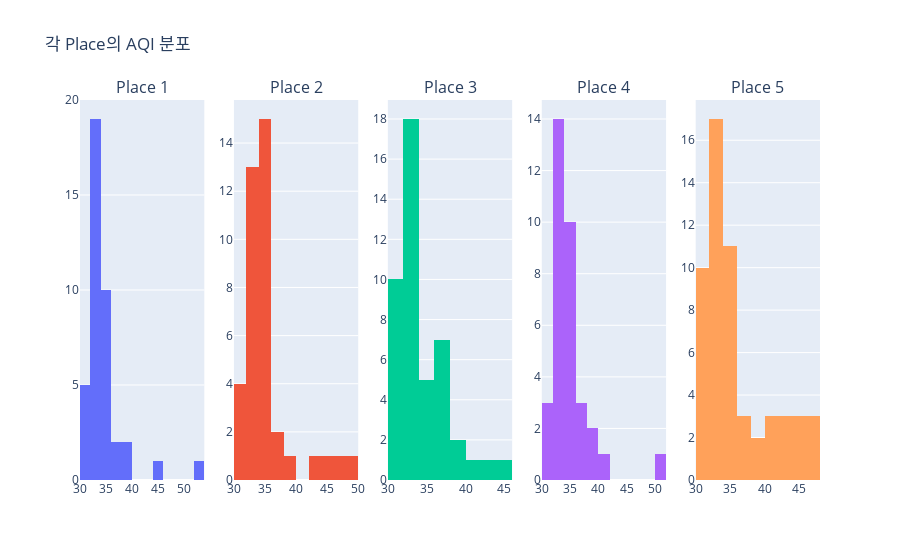

Notebook cell for this chart:
### Code cell
import plotly.graph_objs as go
from plotly.subplots import make_subplots

# 서브플롯 생성
fig = make_subplots(rows=1, cols=5, subplot_titles=['Place 1', 'Place 2', 'Place 3', 'Place 4', 'Place 5'])

# 각 장소에 대한 AQI 분포 히스토그램 추가
# y축은 빈도수를 나타냄
for i, place in enumerate(range(1, 6), start=1):
    trace = go.Histogram(x=df[df['Place'] == place]['AQI'], name=f'Place {place}')
    fig.add_trace(trace, row=1, col=i)

# 레이아웃 설정
fig.update_layout(title_text="각 Place의 AQI 분포", showlegend=False)

# 그래프 출력
fig.show()

### Figure 1 — Plotly figure (JSON) as saved in the notebook; plotly's stock layout.template omitted (floating-point values rounded to 4 significant figures)
{"data": [{"name": "Place 1", "type": "histogram", "x": [33.31, 34.29, 32.34, 35.27, 34.29, 34.29, 44.07, 36.25, 31.36, 32.34, 34.29, 34.29, 33.31, 33.31, 33.31, 32.34, 35.27, 32.34, 38.2, 33.31, 34.29, 33.31, 33.31, 32.34, 33.31, 32.34, 30.38, 30.38, 52.86, 38.2, 33.31, 36.25, 34.29, 31.36, 33.31, 31.36, 33.31, 34.29, 32.34, 32.34], "xaxis": "x", "yaxis": "y"}, {"name": "Place 2", "type": "histogram", "x": [32.34, 34.29, 32.34, 34.29, 32.34, 35.27, 32.34, 32.34, 42.11, 35.27, 37.22, 32.34, 44.07, 33.31, 46.02, 39.18, 35.27, 34.29, 33.31, 33.31, 34.29, 34.29, 32.34, 36.25, 35.27, 34.29, 35.27, 34.29, 33.31, 30.38, 31.36, 34.29, 31.36, 34.29, 31.36, 48.95, 32.34, 33.31, 35.27], "xaxis": "x2", "yaxis": "y2"}, {"name": "Place 3", "type": "histogram", "x": [33.31, 33.31, 32.34, 32.34, 32.34, 34.29, 33.31, 42.11, 39.18, 34.29, 36.25, 32.34, 34.29, 32.34, 31.36, 33.31, 36.25, 44.07, 32.34, 32.34, 36.25, 33.31, 37.22, 34.29, 33.31, 36.25, 31.36, 38.2, 34.29, 41.13, 31.36, 33.31, 32.34, 31.36, 32.34, 31.36, 31.36, 37.22, 31.36, 33.31, 32.34, 31.36, 36.25, 31.36, 31.36], "xaxis": "x3", "yaxis": "y3"}, {"name": "Place 4", "type": "histogram", "x": [34.29, 33.31, 33.31, 50.91, 33.31, 33.31, 32.34, 32.34, 34.29, 34.29, 32.34, 32.34, 35.27, 32.34, 36.25, 34.29, 31.36, 37.22, 34.29, 31.36, 40.16, 33.31, 34.29, 35.27, 35.27, 35.27, 33.31, 32.34, 36.25, 33.31, 38.2, 31.36, 33.31, 38.2], "xaxis": "x4", "yaxis": "y4"}, {"name": "Place 5", "type": "histogram", "x": [45.04, 37.22, 32.34, 40.16, 38.2, 32.34, 34.29, 32.34, 47, 36.25, 33.31, 34.29, 32.34, 35.27, 40.16, 32.34, 33.31, 35.27, 34.29, 37.22, 42.11, 44.07, 33.31, 42.11, 38.2, 33.31, 42.11, 35.27, 31.36, 34.29, 31.36, 31.36, 33.31, 31.36, 32.34, 31.36, 35.27, 46.02, 31.36, 34.29, 31.36, 46.02, 34.29, 31.36, 32.34, 35.27, 32.34, 41.13, 31.36, 32.34, 44.07, 32.34, 32.34, 31.36, 32.34], "xaxis": "x5", "yaxis": "y5"}], "layout": {"annotations": [{"font": {"size": 16}, "showarrow": false, "text": "Place 1", "x": 0.084, "xanchor": "center", "xref": "paper", "y": 1, "yanchor": "bottom", "yref": "paper"}, {"font": {"size": 16}, "showarrow": false, "text": "Place 2", "x": 0.292, "xanchor": "center", "xref": "paper", "y": 1, "yanchor": "bottom", "yref": "paper"}, {"font": {"size": 16}, "showarrow": false, "text": "Place 3", "x": 0.5, "xanchor": "center", "xref": "paper", "y": 1, "yanchor": "bottom", "yref": "paper"}, {"font": {"size": 16}, "showarrow": false, "text": "Place 4", "x": 0.708, "xanchor": "center", "xref": "paper", "y": 1, "yanchor": "bottom", "yref": "paper"}, {"font": {"size": 16}, "showarrow": false, "text": "Place 5", "x": 0.916, "xanchor": "center", "xref": "paper", "y": 1, "yanchor": "bottom", "yref": "paper"}], "showlegend": false, "title": {"text": "각 Place의 AQI 분포"}, "xaxis": {"anchor": "y", "domain": [0, 0.168]}, "xaxis2": {"anchor": "y2", "domain": [0.208, 0.376]}, "xaxis3": {"anchor": "y3", "domain": [0.416, 0.584]}, "xaxis4": {"anchor": "y4", "domain": [0.624, 0.792]}, "xaxis5": {"anchor": "y5", "domain": [0.832, 1]}, "yaxis": {"anchor": "x", "domain": [0, 1]}, "yaxis2": {"anchor": "x2", "domain": [0, 1]}, "yaxis3": {"anchor": "x3", "domain": [0, 1]}, "yaxis4": {"anchor": "x4", "domain": [0, 1]}, "yaxis5": {"anchor": "x5", "domain": [0, 1]}}}
